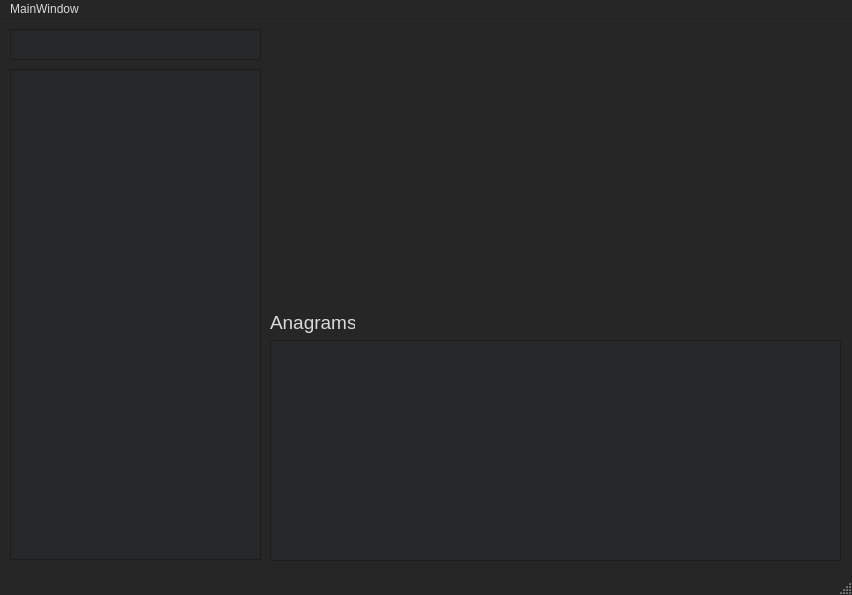
<?xml version="1.0" encoding="UTF-8"?>
<ui version="4.0">
 <class>MainWindow</class>
 <widget class="QMainWindow" name="MainWindow">
  <property name="geometry">
   <rect>
    <x>0</x>
    <y>0</y>
    <width>852</width>
    <height>595</height>
   </rect>
  </property>
  <property name="palette">
   <palette>
    <active>
     <colorrole role="WindowText">
      <brush brushstyle="SolidPattern">
       <color alpha="255">
        <red>0</red>
        <green>0</green>
        <blue>0</blue>
       </color>
      </brush>
     </colorrole>
     <colorrole role="Button">
      <brush brushstyle="SolidPattern">
       <color alpha="255">
        <red>255</red>
        <green>255</green>
        <blue>255</blue>
       </color>
      </brush>
     </colorrole>
     <colorrole role="Light">
      <brush brushstyle="SolidPattern">
       <color alpha="255">
        <red>255</red>
        <green>255</green>
        <blue>255</blue>
       </color>
      </brush>
     </colorrole>
     <colorrole role="Midlight">
      <brush brushstyle="SolidPattern">
       <color alpha="255">
        <red>255</red>
        <green>255</green>
        <blue>255</blue>
       </color>
      </brush>
     </colorrole>
     <colorrole role="Dark">
      <brush brushstyle="SolidPattern">
       <color alpha="255">
        <red>127</red>
        <green>127</green>
        <blue>127</blue>
       </color>
      </brush>
     </colorrole>
     <colorrole role="Mid">
      <brush brushstyle="SolidPattern">
       <color alpha="255">
        <red>170</red>
        <green>170</green>
        <blue>170</blue>
       </color>
      </brush>
     </colorrole>
     <colorrole role="Text">
      <brush brushstyle="SolidPattern">
       <color alpha="255">
        <red>0</red>
        <green>0</green>
        <blue>0</blue>
       </color>
      </brush>
     </colorrole>
     <colorrole role="BrightText">
      <brush brushstyle="SolidPattern">
       <color alpha="255">
        <red>255</red>
        <green>255</green>
        <blue>255</blue>
       </color>
      </brush>
     </colorrole>
     <colorrole role="ButtonText">
      <brush brushstyle="SolidPattern">
       <color alpha="255">
        <red>0</red>
        <green>0</green>
        <blue>0</blue>
       </color>
      </brush>
     </colorrole>
     <colorrole role="Base">
      <brush brushstyle="SolidPattern">
       <color alpha="255">
        <red>255</red>
        <green>255</green>
        <blue>255</blue>
       </color>
      </brush>
     </colorrole>
     <colorrole role="Window">
      <brush brushstyle="SolidPattern">
       <color alpha="255">
        <red>255</red>
        <green>255</green>
        <blue>255</blue>
       </color>
      </brush>
     </colorrole>
     <colorrole role="Shadow">
      <brush brushstyle="SolidPattern">
       <color alpha="255">
        <red>0</red>
        <green>0</green>
        <blue>0</blue>
       </color>
      </brush>
     </colorrole>
     <colorrole role="AlternateBase">
      <brush brushstyle="SolidPattern">
       <color alpha="255">
        <red>255</red>
        <green>255</green>
        <blue>255</blue>
       </color>
      </brush>
     </colorrole>
     <colorrole role="ToolTipBase">
      <brush brushstyle="SolidPattern">
       <color alpha="255">
        <red>255</red>
        <green>255</green>
        <blue>220</blue>
       </color>
      </brush>
     </colorrole>
     <colorrole role="ToolTipText">
      <brush brushstyle="SolidPattern">
       <color alpha="255">
        <red>0</red>
        <green>0</green>
        <blue>0</blue>
       </color>
      </brush>
     </colorrole>
    </active>
    <inactive>
     <colorrole role="WindowText">
      <brush brushstyle="SolidPattern">
       <color alpha="255">
        <red>218</red>
        <green>218</green>
        <blue>218</blue>
       </color>
      </brush>
     </colorrole>
     <colorrole role="Button">
      <brush brushstyle="SolidPattern">
       <color alpha="255">
        <red>38</red>
        <green>38</green>
        <blue>38</blue>
       </color>
      </brush>
     </colorrole>
     <colorrole role="Light">
      <brush brushstyle="SolidPattern">
       <color alpha="255">
        <red>255</red>
        <green>255</green>
        <blue>255</blue>
       </color>
      </brush>
     </colorrole>
     <colorrole role="Midlight">
      <brush brushstyle="SolidPattern">
       <color alpha="255">
        <red>227</red>
        <green>227</green>
        <blue>227</blue>
       </color>
      </brush>
     </colorrole>
     <colorrole role="Dark">
      <brush brushstyle="SolidPattern">
       <color alpha="255">
        <red>31</red>
        <green>31</green>
        <blue>31</blue>
       </color>
      </brush>
     </colorrole>
     <colorrole role="Mid">
      <brush brushstyle="SolidPattern">
       <color alpha="255">
        <red>175</red>
        <green>175</green>
        <blue>175</blue>
       </color>
      </brush>
     </colorrole>
     <colorrole role="Text">
      <brush brushstyle="SolidPattern">
       <color alpha="255">
        <red>218</red>
        <green>218</green>
        <blue>218</blue>
       </color>
      </brush>
     </colorrole>
     <colorrole role="BrightText">
      <brush brushstyle="SolidPattern">
       <color alpha="255">
        <red>255</red>
        <green>51</green>
        <blue>51</blue>
       </color>
      </brush>
     </colorrole>
     <colorrole role="ButtonText">
      <brush brushstyle="SolidPattern">
       <color alpha="255">
        <red>218</red>
        <green>218</green>
        <blue>218</blue>
       </color>
      </brush>
     </colorrole>
     <colorrole role="Base">
      <brush brushstyle="SolidPattern">
       <color alpha="255">
        <red>38</red>
        <green>39</green>
        <blue>40</blue>
       </color>
      </brush>
     </colorrole>
     <colorrole role="Window">
      <brush brushstyle="SolidPattern">
       <color alpha="255">
        <red>38</red>
        <green>38</green>
        <blue>38</blue>
       </color>
      </brush>
     </colorrole>
     <colorrole role="Shadow">
      <brush brushstyle="SolidPattern">
       <color alpha="255">
        <red>105</red>
        <green>105</green>
        <blue>105</blue>
       </color>
      </brush>
     </colorrole>
     <colorrole role="AlternateBase">
      <brush brushstyle="SolidPattern">
       <color alpha="255">
        <red>38</red>
        <green>39</green>
        <blue>40</blue>
       </color>
      </brush>
     </colorrole>
     <colorrole role="ToolTipBase">
      <brush brushstyle="SolidPattern">
       <color alpha="255">
        <red>17</red>
        <green>17</green>
        <blue>17</blue>
       </color>
      </brush>
     </colorrole>
     <colorrole role="ToolTipText">
      <brush brushstyle="SolidPattern">
       <color alpha="255">
        <red>218</red>
        <green>218</green>
        <blue>218</blue>
       </color>
      </brush>
     </colorrole>
    </inactive>
    <disabled>
     <colorrole role="WindowText">
      <brush brushstyle="SolidPattern">
       <color alpha="255">
        <red>127</red>
        <green>127</green>
        <blue>127</blue>
       </color>
      </brush>
     </colorrole>
     <colorrole role="Button">
      <brush brushstyle="SolidPattern">
       <color alpha="255">
        <red>255</red>
        <green>255</green>
        <blue>255</blue>
       </color>
      </brush>
     </colorrole>
     <colorrole role="Light">
      <brush brushstyle="SolidPattern">
       <color alpha="255">
        <red>255</red>
        <green>255</green>
        <blue>255</blue>
       </color>
      </brush>
     </colorrole>
     <colorrole role="Midlight">
      <brush brushstyle="SolidPattern">
       <color alpha="255">
        <red>255</red>
        <green>255</green>
        <blue>255</blue>
       </color>
      </brush>
     </colorrole>
     <colorrole role="Dark">
      <brush brushstyle="SolidPattern">
       <color alpha="255">
        <red>127</red>
        <green>127</green>
        <blue>127</blue>
       </color>
      </brush>
     </colorrole>
     <colorrole role="Mid">
      <brush brushstyle="SolidPattern">
       <color alpha="255">
        <red>170</red>
        <green>170</green>
        <blue>170</blue>
       </color>
      </brush>
     </colorrole>
     <colorrole role="Text">
      <brush brushstyle="SolidPattern">
       <color alpha="255">
        <red>127</red>
        <green>127</green>
        <blue>127</blue>
       </color>
      </brush>
     </colorrole>
     <colorrole role="BrightText">
      <brush brushstyle="SolidPattern">
       <color alpha="255">
        <red>255</red>
        <green>255</green>
        <blue>255</blue>
       </color>
      </brush>
     </colorrole>
     <colorrole role="ButtonText">
      <brush brushstyle="SolidPattern">
       <color alpha="255">
        <red>127</red>
        <green>127</green>
        <blue>127</blue>
       </color>
      </brush>
     </colorrole>
     <colorrole role="Base">
      <brush brushstyle="SolidPattern">
       <color alpha="255">
        <red>255</red>
        <green>255</green>
        <blue>255</blue>
       </color>
      </brush>
     </colorrole>
     <colorrole role="Window">
      <brush brushstyle="SolidPattern">
       <color alpha="255">
        <red>255</red>
        <green>255</green>
        <blue>255</blue>
       </color>
      </brush>
     </colorrole>
     <colorrole role="Shadow">
      <brush brushstyle="SolidPattern">
       <color alpha="255">
        <red>0</red>
        <green>0</green>
        <blue>0</blue>
       </color>
      </brush>
     </colorrole>
     <colorrole role="AlternateBase">
      <brush brushstyle="SolidPattern">
       <color alpha="255">
        <red>38</red>
        <green>39</green>
        <blue>40</blue>
       </color>
      </brush>
     </colorrole>
     <colorrole role="ToolTipBase">
      <brush brushstyle="SolidPattern">
       <color alpha="255">
        <red>17</red>
        <green>17</green>
        <blue>17</blue>
       </color>
      </brush>
     </colorrole>
     <colorrole role="ToolTipText">
      <brush brushstyle="SolidPattern">
       <color alpha="255">
        <red>218</red>
        <green>218</green>
        <blue>218</blue>
       </color>
      </brush>
     </colorrole>
    </disabled>
   </palette>
  </property>
  <property name="windowTitle">
   <string>MainWindow</string>
  </property>
  <property name="autoFillBackground">
   <bool>false</bool>
  </property>
  <widget class="QWidget" name="centralwidget">
   <property name="palette">
    <palette>
     <active/>
     <inactive/>
     <disabled/>
    </palette>
   </property>
   <widget class="QTextEdit" name="textEdit">
    <property name="geometry">
     <rect>
      <x>10</x>
      <y>10</y>
      <width>251</width>
      <height>31</height>
     </rect>
    </property>
   </widget>
   <widget class="QLabel" name="label">
    <property name="geometry">
     <rect>
      <x>270</x>
      <y>290</y>
      <width>85</width>
      <height>26</height>
     </rect>
    </property>
    <property name="font">
     <font>
      <pointsize>14</pointsize>
     </font>
    </property>
    <property name="text">
     <string>Anagrams</string>
    </property>
   </widget>
   <widget class="QListView" name="listView">
    <property name="geometry">
     <rect>
      <x>10</x>
      <y>50</y>
      <width>251</width>
      <height>491</height>
     </rect>
    </property>
   </widget>
   <widget class="QListView" name="listView_2">
    <property name="geometry">
     <rect>
      <x>270</x>
      <y>321</y>
      <width>571</width>
      <height>221</height>
     </rect>
    </property>
   </widget>
  </widget>
  <widget class="QMenuBar" name="menubar">
   <property name="geometry">
    <rect>
     <x>0</x>
     <y>0</y>
     <width>852</width>
     <height>21</height>
    </rect>
   </property>
   <widget class="QMenu" name="menuMainWindow">
    <property name="title">
     <string>MainWindow</string>
    </property>
   </widget>
   <addaction name="menuMainWindow"/>
  </widget>
  <widget class="QStatusBar" name="statusbar"/>
 </widget>
 <resources/>
 <connections/>
</ui>
